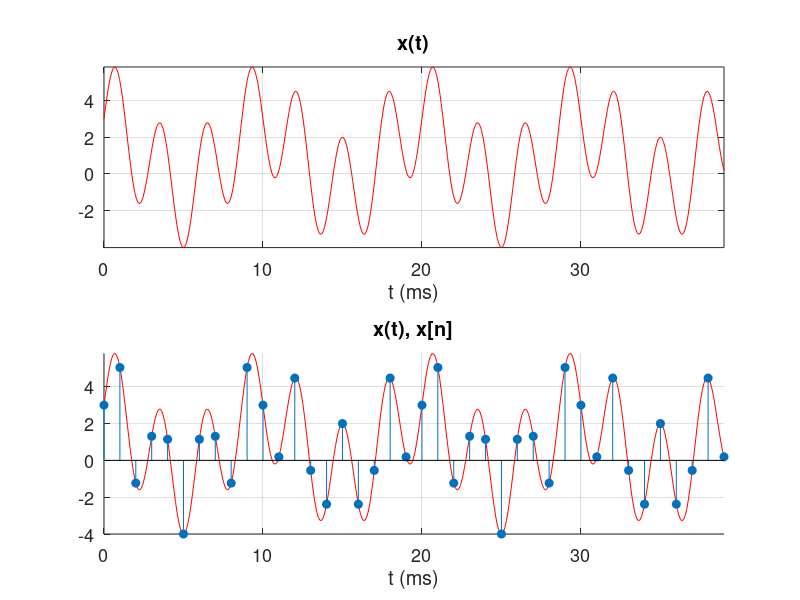
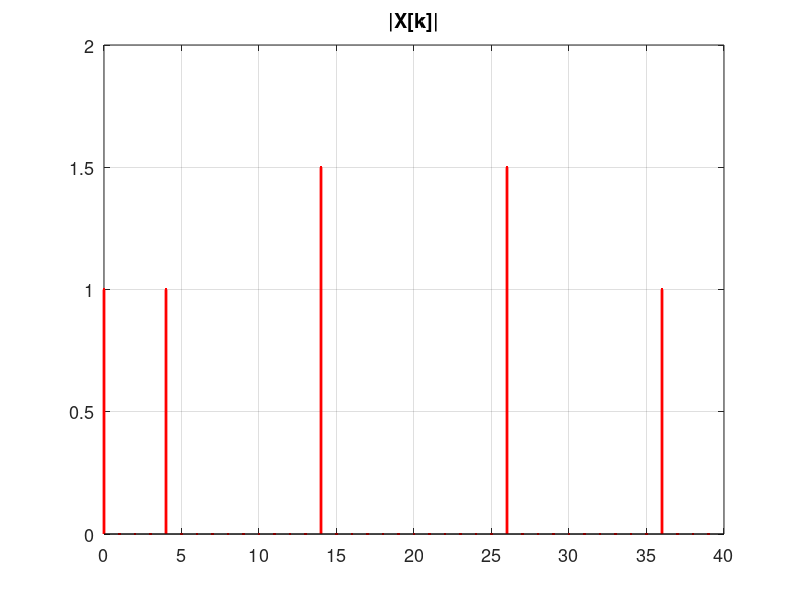

MATLAB code for these plots, in order:
% e8_9_leakage.m      plot cos/sin sum and FFT, to show leakage
clear; close all; fpv = [0 300 400 200]; 
set(0,'defaultAxesFontSize',13,'DefaultAxesXGrid','on','DefaultAxesYGrid','on'); 

T0 = 0.02,  f0= 1/T0, fa=2*f0, fb=7*f0 % fundamental signal period and freqs 
fs=1000, Ts = 1/fs    % sample rate = fs and period = Ts
N = 40;               % fft length 
T_d = N*Ts, ratio= T_d/T0 % sample duration (no leakage if T_d*f0 = T_d/T0 is integer)
n = linspace(0,(N-1)*Ts,N);     % sample time points n*Ts
tc = linspace(0,(N-1)*Ts,10*N); % times for continuous wave plot
dc = 1;   % dc offset in signal
xc= dc + 2*cos(2*pi*fa*tc)+3*sin(2*pi*fb*tc) ;  % signal for continuous-wave plot
x = dc + 2*cos(2*pi*fa*n)+3*sin(2*pi*fb*n)   ;  % sampled signal for plot and FFT

p = [1:N]; pc=[1:10*N]; % lengths for plots 
figure 
 subplot(2,1,1), plot(1000*tc(pc),xc(pc),'r'),yticks([-4:2:6]),axis tight,
   xlabel('t (ms)'), title('x(t)') 
 subplot(2,1,2),hold on, plot(1000*tc(pc),xc(pc),'r'),yticks([-4:2:6]),axis tight,
   xlabel('t (ms)'), title('x(t), x[n]'),
   stem(1000/fs*(p-1),x(p), 'filled'),
   hold off
   
FX =abs(fft(x,N))/N; 
w = 0:N-1;  % start FFT plot at 0
figure('position',fpv),stem(w,FX,'.r','Linewidth',2),xticks([0:5:N]),title('|X[k]|')% axis tight  
